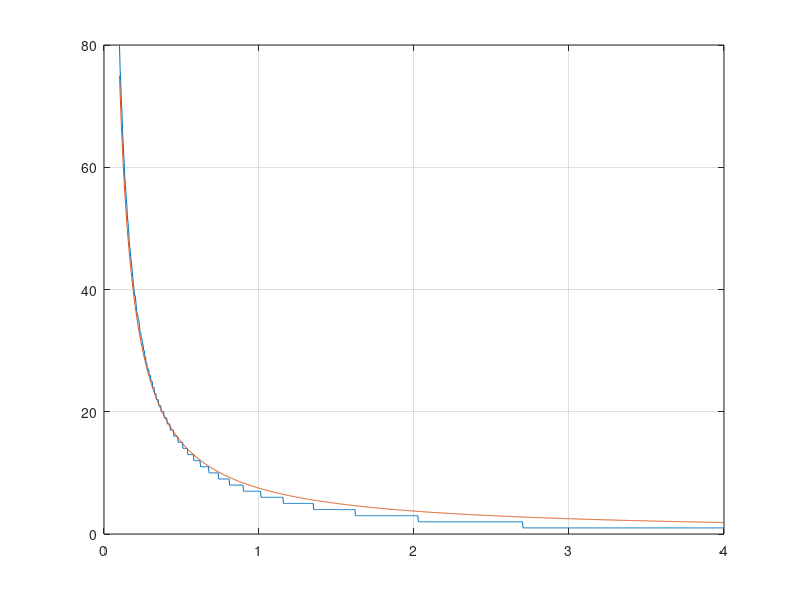

This chart was generated by the following MATLAB code:
clear;
% close all;

Sigma = linspace(0.1, 4, 1000); 

Ntvec = 1:1:1024;

for s = 1:length(Sigma)

sigma = Sigma(s);

lambda = 3e-2; 
dt = 1e-3;

L = 4 * pi * dt/lambda;

G(s) = sqrt(L.^2 .* sigma.^2);

for i = 1:length(Ntvec)

Nt = Ntvec(i);


k = 0:1:Nt-1;

S(i) = sum(exp(-k.^2.*L.^2.*sigma.^2));

end

for m = 2:length(Ntvec)
    dSdN(m-1) = (S(m) - S(m-1));
end

H = (dSdN < 1e-5);

K_conv = k(H == 1);

Nt_conv(s) = k(K_conv(1));

end

figure; plot(Sigma, Nt_conv); grid on; hold on; plot(Sigma, pi./G)

% figure(1); hold on; plot(Ntvec, S, 'DisplayName', ['L^2\sigma^2 = ', num2str(G^2)]); legend;

